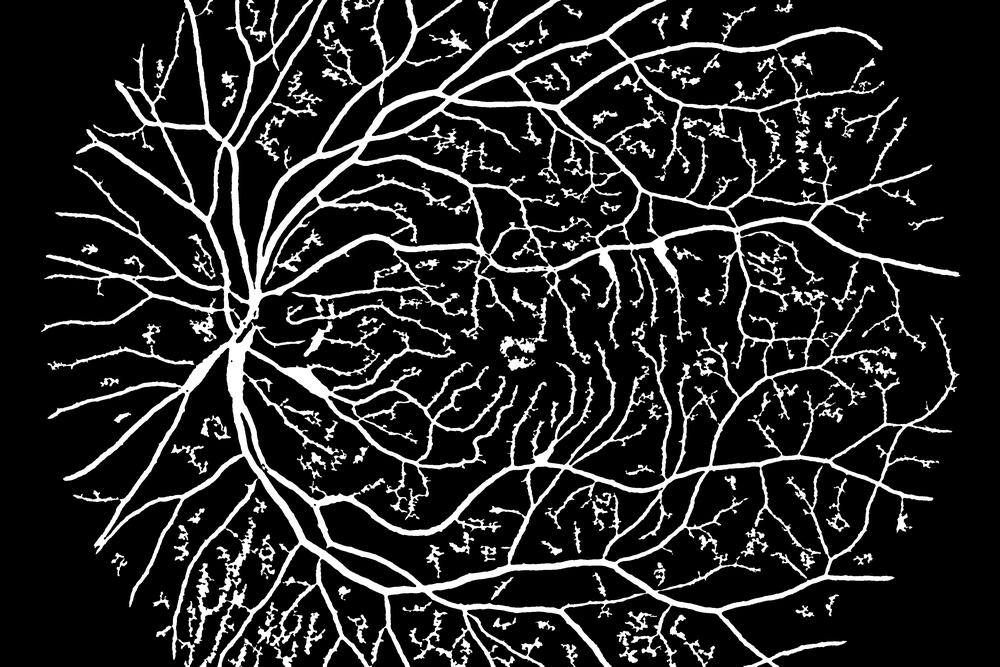
#> input picture result.png, 1000 x 667 px, shrunk from 3504 x 2336 before the run
$ python results_test.py
#> lines starting #> are read from the running program, lines starting #| are printed output that depends on the picture
import cv2
import numpy as np
from os import listdir

class Img:
    def __init__(self, img):
        self.img = img
        self.count_white = cv2.countNonZero(img)
        self.count_black = cv2.countNonZero(cv2.bitwise_not(img))
        self.size = self.count_white + self.count_black

    def compare(self, other_img):
        out = cv2.bitwise_and(self.img, other_img.img)
        self.proper_hits = cv2.countNonZero(out)
        self.wrong_hits = self.count_white - self.proper_hits
        self.no_hits = other_img.count_white - self.proper_hits

    def show_results(self):
        print("Marked pixels: " + str(self.count_white))
        print("Proper hits: " + str(self.proper_hits))
        print("Wrong hits: " + str(self.wrong_hits))
        print("Not hitted pixels: " + str(self.no_hits))

OUR = 'result.png'
PROF = 'expected_result.tif'

img_our = cv2.imread(OUR, 0)
#> img_our is the input picture: shape (667, 1000); min 0, max 255, mean 39.2
img_prof = cv2.imread(PROF, 0)
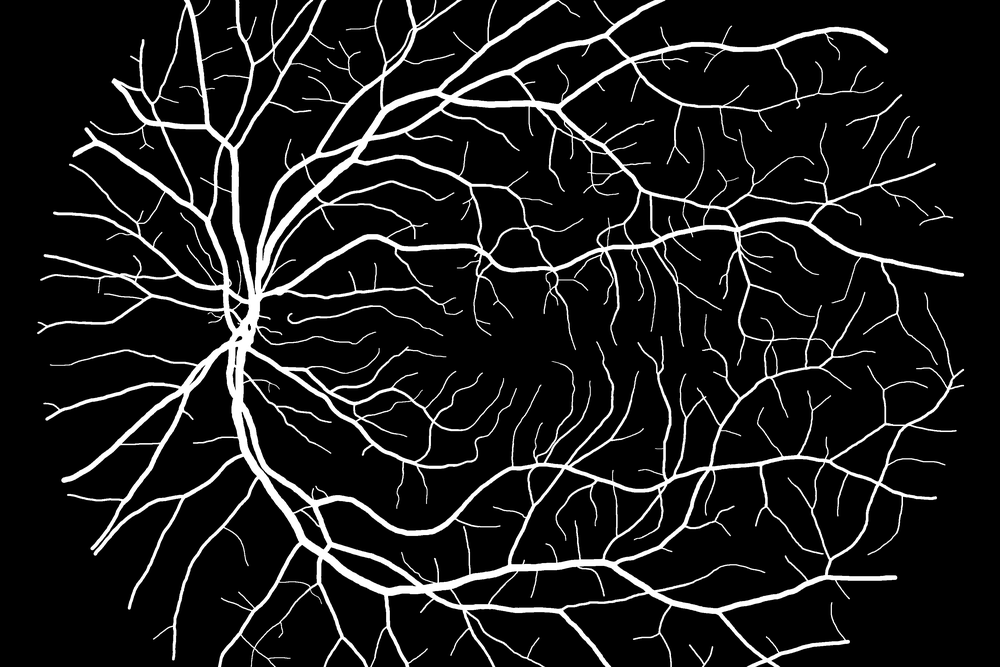
#> input picture expected_result.tif, 1000 x 667 px, shrunk from 3504 x 2336 before the run
#> img_prof is the input picture: shape (667, 1000); min 0, max 255, mean 26.1

im1 = Img(img_our)
#> in __init__, `self.count_white = cv2.countNonZero(img)`: self.count_white = 193964
#> in __init__, `self.count_black = cv2.countNonZero(cv2.bitwise_not(img))`: self.count_black = 625669
#> in __init__, `self.size = self.count_white + self.count_black`: self.size = 819633
im2 = Img(img_prof)

im1.compare(im2)
#> in compare, `out = cv2.bitwise_and(self.img, other_img.img)`:
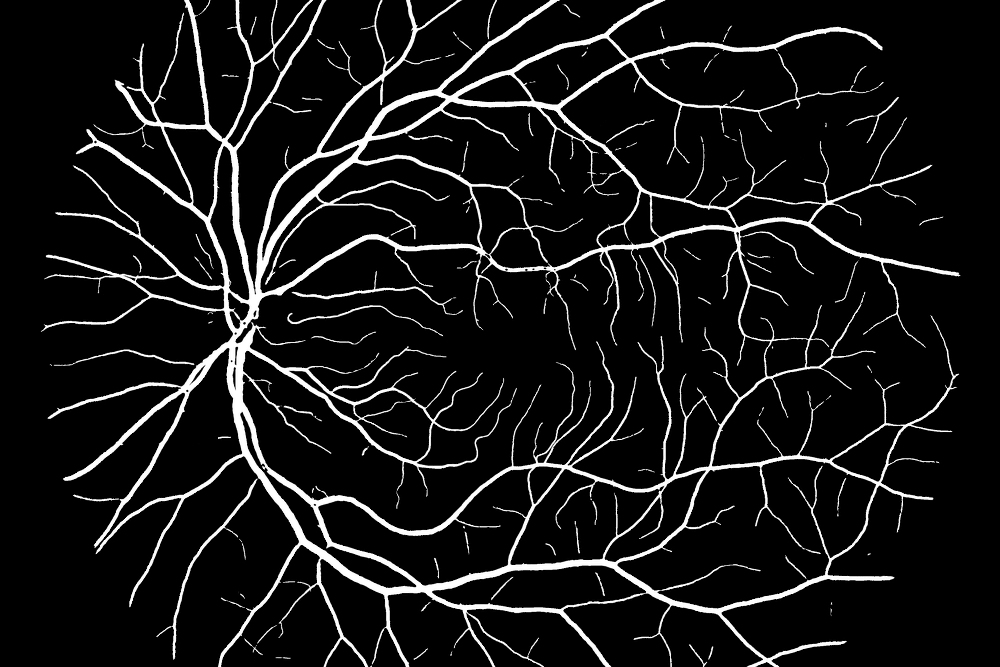
#> out: shape (667, 1000); min 0, max 255, mean 22.2
#> in compare, `self.proper_hits = cv2.countNonZero(out)`: self.proper_hits = 97682
#> in compare, `self.wrong_hits = self.count_white - self.proper_hits`: self.wrong_hits = 96282
#> in compare, `self.no_hits = other_img.count_white - self.proper_hits`: self.no_hits = 41154
im1.show_results()
#| Marked pixels: 193964
#| Proper hits: 97682
#| Wrong hits: 96282
#| Not hitted pixels: 41154
